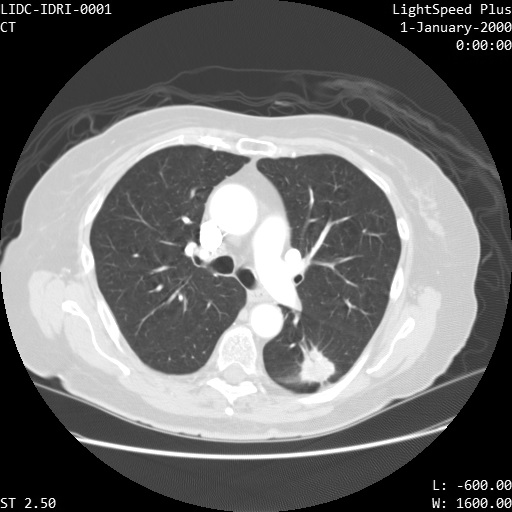
#> input picture lung_gray.png, 512 x 512 px
$ python index.py   (older library calls are emulated)
#> lines starting #> are read from the running program, lines starting #| are printed output that depends on the picture
import cv2
import numpy as np
import matplotlib.pyplot as plt

img = cv2.imread("../lung_gray.png")
#> img is the input picture: shape (512, 512, 3); min 0, max 255, mean 108.5
img = cv2.cvtColor(img, cv2.COLOR_BGR2GRAY)
#> img: shape (512, 512)

# sobel operator
# in the case of 8-bit input images it will result in truncated derivatives, so use cv_16s to change to 16bit
x = cv2.Sobel(img,cv2.CV_16S,1,0)
y = cv2.Sobel(img,cv2.CV_16S,0,1)

# convert negative values to positive values
# back to uint8
absX = cv2.convertScaleAbs(x)
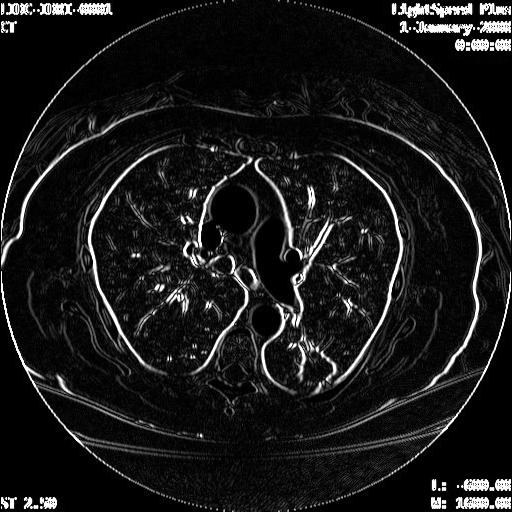
#> absX: shape (512, 512); min 0, max 255, mean 24.9
absY = cv2.convertScaleAbs(y)
# addWeighted(img1, weight1, img2, weight2, bias)
dst = cv2.addWeighted(absX, 0.5, absY, 0.5, 0)
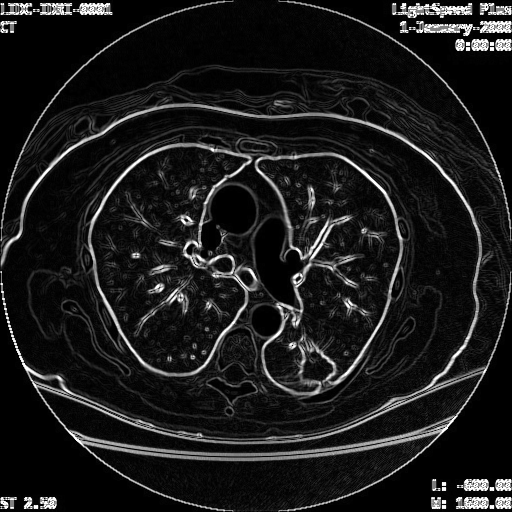
#> dst: shape (512, 512); min 0, max 255, mean 27.1


# scharr operator
x2 = cv2.Scharr(img,cv2.CV_16S,1,0)
y2 = cv2.Scharr(img,cv2.CV_16S,0,1)
absX2 = cv2.convertScaleAbs(x2)
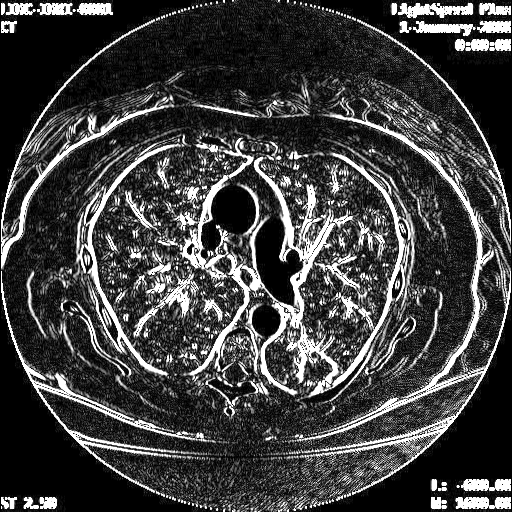
#> absX2: shape (512, 512); min 0, max 255, mean 63.7
absY2 = cv2.convertScaleAbs(y2)
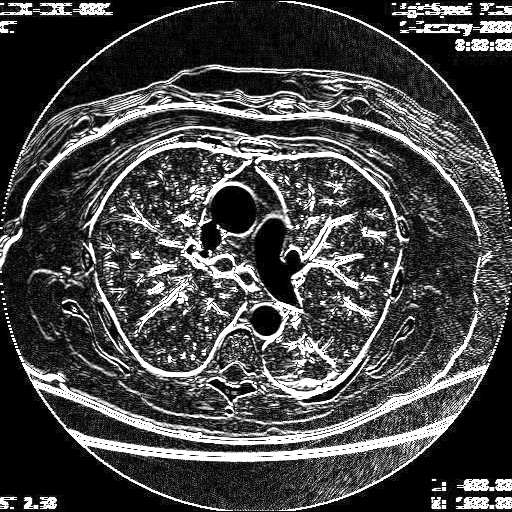
#> absY2: shape (512, 512); min 0, max 255, mean 70.9
dst2 = cv2.addWeighted(absX2, 0.5, absY2, 0.5, 0)
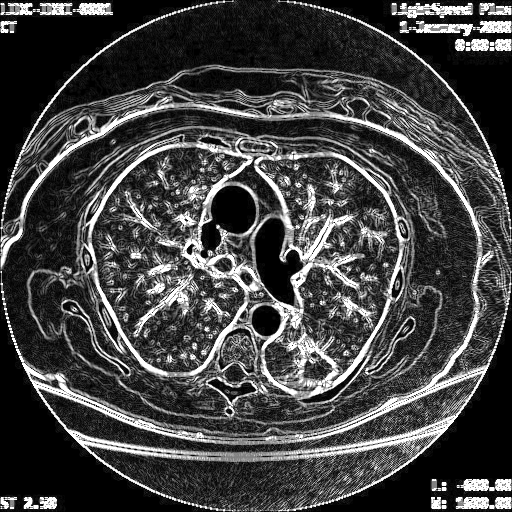
#> dst2: shape (512, 512); min 0, max 255, mean 67.3

# laplacian operator
gray_lap = cv2.Laplacian(img, cv2.CV_16S, ksize=3)
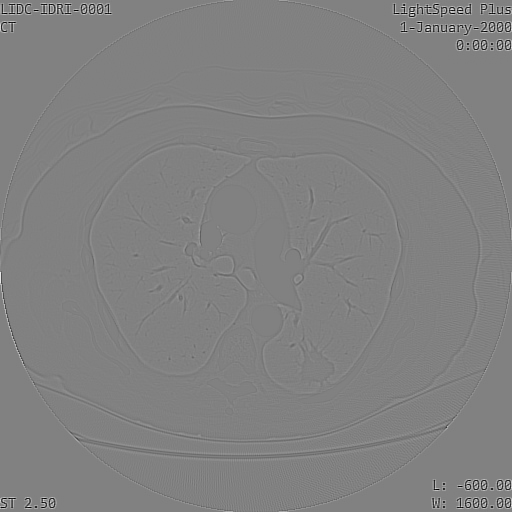
#> gray_lap: shape (512, 512) int16; min -2030, max 1972, mean 0.2; drawn with min black and max white
dst3 = cv2.convertScaleAbs(gray_lap)
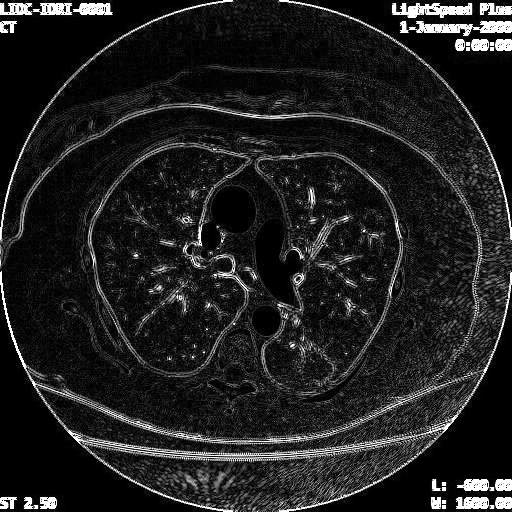
#> dst3: shape (512, 512); min 0, max 255, mean 31.8
print(dst3.shape, gray_lap.shape)
#| (512, 512) (512, 512)

# canny operator
def CannyThreshold(gray, lowThreshold):
    max_lowThreshold = 100
    ratio = 3
    kernel_size = 3

    detected_edges = cv2.GaussianBlur(gray,(3,3),0)
    detected_edges = cv2.Canny(detected_edges, lowThreshold, lowThreshold*ratio, apertureSize = kernel_size)
    # dst = cv2.bitwise_and(img, img, mask = detected_edges)  # just add some colours to edges from original image.
    return detected_edges

img = cv2.GaussianBlur(img,(3,3),0)
# canny = CannyThreshold(img, 0)
lowThreshold = 0
max_lowThreshold = 100
cv2.createTrackbar('Min threshold','canny demo',lowThreshold, max_lowThreshold, CannyThreshold)


# plot
def plot(data, rows=4, cols=3):
    plt.figure()
    for x in range(rows):
        for y in range(cols):
            plt.subplot(rows, cols, x*cols+y+1)
            plt.xticks([])
            plt.yticks([])
            try:
                plt.imshow(data[list(data.keys())[x]][y])
                plt.title(list(data.keys())[x])
            except Exception:
                plt.imshow(np.ones(shape=(512, 512)))
                plt.title("Non image")
    plt.tight_layout()
    plt.savefig("./combine_image.png", dpi=300)
    plt.show()


plot({
    "sobel": [absX, absY, dst],
    "scharr": [absX2, absY2, dst2],
    "laplacian": [gray_lap, dst3],
#> (the run stopped early here; a loop or call above may not have finished)
